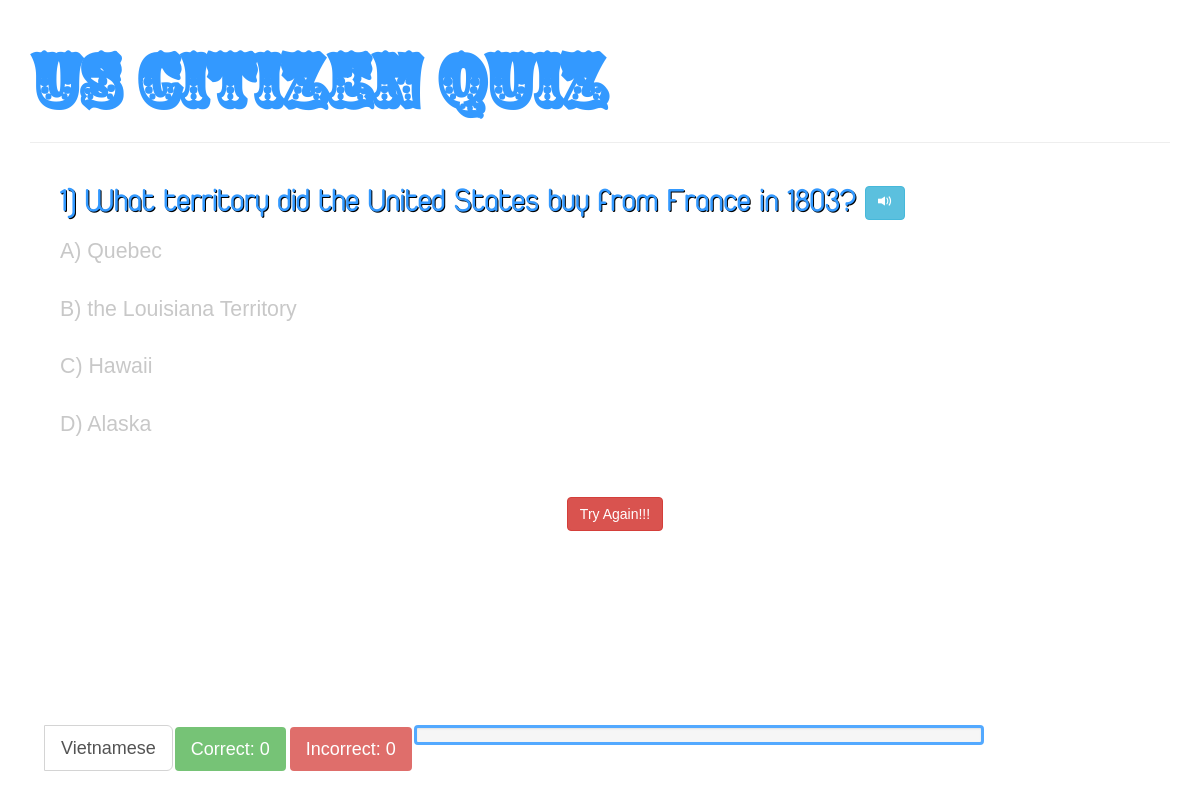
The page / on the database its author committed.
### tables this page shows
CREATE TABLE `questions` (
  `id` int(10) UNSIGNED NOT NULL,
  `question` tinytext NOT NULL,
  `answer` tinyint(1) UNSIGNED NOT NULL,
  `question_vi` tinytext NOT NULL,
  `audio` text NOT NULL
);

CREATE TABLE `choices` (
  `id` int(10) UNSIGNED NOT NULL,
  `choice` tinytext NOT NULL,
  `answer_id` tinyint(1) UNSIGNED NOT NULL,
  `question_id` tinyint(1) UNSIGNED NOT NULL,
  `choice_vi` tinytext NOT NULL
);

### generate.php (the view, shortened to what this page needs)
<?php
function mysql_connection()
{
    $password = "XXX";
    $dsn = 'mysql:dbname=usCitizenTest;host=vergil.u.washington.edu;port=XXX;
        charset=utf8';
    return new PDO($dsn, "root", $password);
}
function generate_choices()
{
    try {
        $db = mysql_connection();
    } catch (PDOException $e) {
        die('Could not connect to the database:<br/>' . $e);
    }
    $questions = $db->query("SELECT * FROM questions ORDER BY id");
    $i = 1; ?>
    <div class="container">
        <div class="row">
            <?php
            $count = 1;
            foreach ($questions as $question) {
                $letter = array("A", "B", "C", "D", "E");
                $id = $db->quote($i);
                $choices = $db->query("SELECT answer_id,choice_vi,choice FROM choices
                                                WHERE question_id = $id");
                $choices = $choices->fetchAll();
                shuffle($choices); ?>
                <div id="<?= $count ?>" class="hide_words btn-group btn-group-vertical
                col-lg-12 col-md-12 col-sm-12 col-xs-12" data-toggle="buttons">
                    <h2 id="q_en" class="question_class"><?= $i . ") " ?>
                        <span class="show_en"> <?= $question["question"] ?> </span>
                        <button name="play_<?= $i - 1 ?>" type="button" class="btn btn-info play_audio"><span
                                class="glyphicon glyphicon-volume-up"></span>
                        </button>
                    </h2>
                    <?php
                    $j = 0;
                    foreach ($choices as $choice) {
                        $q_id = $choice["answer_id"];
                        $ch = $choice["choice"];
                        ?>
                        <div class="form-group">
                        <div class="radioo" type="radio" name="question-<?= $i ?>-answers"
                               value="<?= $q_id . "_" . $question["answer"] ?>">
                            <?= $letter[$j++] . ") "?>
                            <span class="show_en"> <?= $ch ?></span>
                        </div> </div>
                        <?php
                    }
                    $i++;
                    $count++;?>
                </div>
                <?php
            } ?>
        </div>
    </div>
    <?php
} ?>

### index.php (shortened to what this page needs)
<?php
    include "generate.php";
?>
<!DOCTYPE html>
<html>
    <head>
        <link rel="stylesheet" type="text/css" href="https://maxcdn.bootstrapcdn.com/bootstrap/3.3.5/css/bootstrap.min.css">
        <link rel="stylesheet" type="text/css" href="theme.css" >
    </head>
    <body>
        <div class="container">
            <div class="page-header">
                <h1>US Citizen Quiz</h1>
            </div>
            <div class="container" id="bar_all">
                <div id="languages" class="btn-group btn-group-lg" role="group" aria-label="...">
                    <button id="vi" class="btn btn-default btn-lg show_en" type="button" class="btn btn-default">Vietnamese</button>
                </div>
                <div id="correct" class="btn-success btn-lg disabled"> Correct: 0 </div>
                <div id="incorrect" class=" btn-danger btn-lg disabled"> Incorrect: 0 </div>
                <div class="progress">
                </div>
            </div>
            <div class="container">
                <form name="myForm" action = "" method = "post" id = "quiz">
                    <?php generate_choices(); ?>
                    <div id="submit_button">
                        <input class="btn btn-danger" type = "submit" value = "Try Again!!!">
                    </div>
                </form>
            </div>
        </div>
    </body>
</html>

### theme.css (style rules this page uses)
#languages { float:left; }
#correct, #incorrect { float:left; border: 2px solid; }
#bar_all { position: fixed; bottom: 0; background-color: white; text-align: center; margin-left: auto; margin-right: auto; z-index: 99; opacity: 0.84; }
body { font-family: Arial, serif; color: #3399FF; }
h1 { font-family: "utm_zebrawoodregular"; font-size: 5.4em; font-weight: bold; }
.question_class { font-family: "utm_duepuntozeroregular"; text-shadow: 1px 1px black; font-size: 25pt; }
.progress { width: 50%; border: 3px solid; z-index: 9999; }
#submit_button { text-align: center; margin-top: 10px; margin-bottom: 50px; }
.container { padding-bottom: 20pt; }
.radioo { color: #c8c8c8; font-size: 16pt; line-height: 2em; vertical-align: top; }

### rows shown on the page
questions: question "What territory did the United States buy from France in 1803?"
choices: j "A", choice "Quebec"
choices: $q_id 3 (drawn), j "B", choice "the Louisiana Territory"
choices: $q_id 2 (drawn), j "C", choice "Hawaii"
choices: $q_id 4 (drawn), j "D", choice "Alaska"
